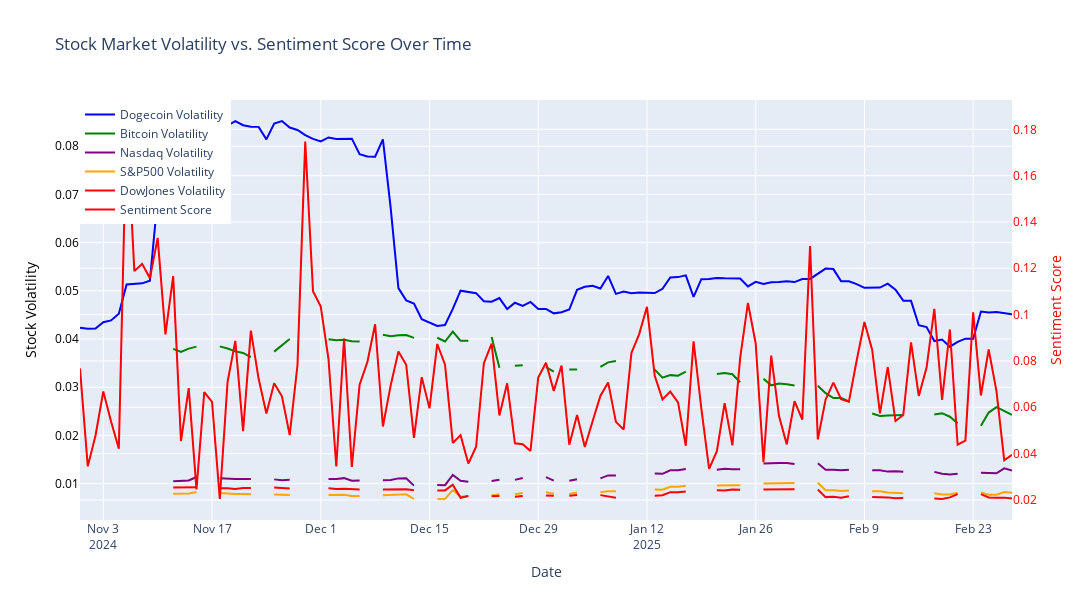

The notebook cell saved with this chart:
### Markdown cell above
The chart compares stock prices and sentiment scores over time, showing that sentiment fluctuates significantly, with noticeable spikes. However, stock prices appear relatively stable, suggesting that sentiment alone may not be a strong predictor of stock movements.

### Code cell
#Lets plot volatality vs sentiment score
df_last_volatility = df_final.sort_values(by="Date").groupby(["Date", "Stock"]).last().reset_index()
df_pivot = df_last_volatility.pivot(index="Date", columns="Stock", values=["Volatility", "sentiment_score"])

stock_colors = ["blue", "green", "purple", "orange", "red"]

fig = go.Figure()

for i, stock in enumerate(stocks):
    fig.add_trace(go.Scatter(x=df_pivot.index,y=df_pivot["Volatility"][stock],mode="lines",name=f"{stock} Volatility",line=dict(color=stock_colors[i % len(stock_colors)])))

fig.add_trace(go.Scatter(
    x=df_pivot.index,y=df_pivot["sentiment_score"].mean(axis=1),mode="lines",name="Sentiment Score",line=dict(color="red"),yaxis="y2"))

fig.update_layout(
    title="Stock Market Volatility vs. Sentiment Score Over Time",
    xaxis=dict(title="Date"),
    yaxis=dict(title="Stock Volatility",titlefont=dict(color="black"),tickfont=dict(color="black")),
    yaxis2=dict(title="Sentiment Score",titlefont=dict(color="red"),tickfont=dict(color="red"),overlaying="y",side="right"),
    legend=dict(x=0, y=1),
    width=1300,
    height=600
)
fig.show()
